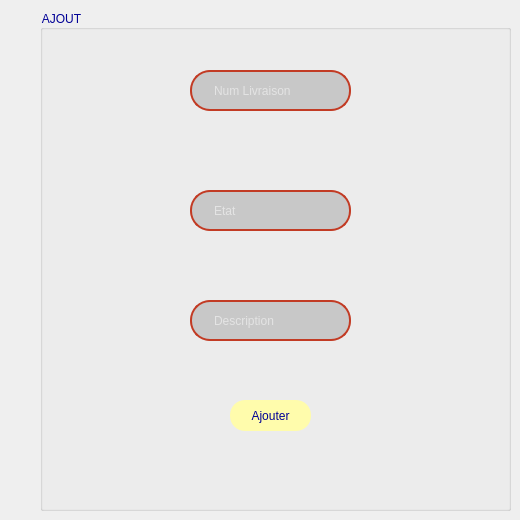
      <widget class="QWidget" name="tab_ajouter">
       <attribute name="icon">
        <iconset>
         <normaloff>../../add.png</normaloff>../../add.png</iconset>
       </attribute>
       <attribute name="title">
        <string>AJOUTER</string>
       </attribute>
       <widget class="QGroupBox" name="ajout">
        <property name="geometry">
         <rect>
          <x>40</x>
          <y>10</y>
          <width>471</width>
          <height>501</height>
         </rect>
        </property>
        <property name="styleSheet">
         <string notr="true">color: rgb(0, 0, 150);
font: 87 6pt &quot;Arial Black&quot;;
</string>
        </property>
        <property name="title">
         <string>AJOUT</string>
        </property>
        <widget class="QLineEdit" name="line_idLiv">
         <property name="geometry">
          <rect>
           <x>150</x>
           <y>60</y>
           <width>161</width>
           <height>41</height>
          </rect>
         </property>
         <property name="styleSheet">
          <string notr="true">QLineEdit
{
border:2px solid rgb(194, 59, 36);
border-radius:20px;
color:#FFF;
padding-left :20px;
padding-right :20px;
background-color:rgb(200, 200, 200);

}
QLineEdit:hover
{
border: 2px solid rgb(0,0,0);
background-color:rgb(115, 115, 115) ;

}
QLineEdit:focus
{
border:2px solid rgb(0, 0,0);
	background-color: rgb(121,121,121);
}</string>
         </property>
         <property name="text">
          <string/>
         </property>
         <property name="placeholderText">
          <string>Num Livraison</string>
         </property>
        </widget>
        <widget class="QLineEdit" name="line_descLiv">
         <property name="geometry">
          <rect>
           <x>150</x>
           <y>290</y>
           <width>161</width>
           <height>41</height>
          </rect>
         </property>
         <property name="styleSheet">
          <string notr="true">QLineEdit
{
border:2px solid rgb(194, 59, 36);
border-radius:20px;
color:#FFF;
padding-left :20px;
padding-right :20px;
background-color:rgb(200, 200, 200);

}
QLineEdit:hover
{
border: 2px solid rgb(0,0,0);
background-color:rgb(115, 115, 115) ;

}
QLineEdit:focus
{
border:2px solid rgb(0, 0,0);
	background-color: rgb(121,121,121);
}</string>
         </property>
         <property name="text">
          <string/>
         </property>
         <property name="placeholderText">
          <string>Description </string>
         </property>
        </widget>
        <widget class="QPushButton" name="ajouterLiv">
         <property name="geometry">
          <rect>
           <x>190</x>
           <y>390</y>
           <width>81</width>
           <height>31</height>
          </rect>
         </property>
         <property name="styleSheet">
          <string notr="true">QPushButton
{
background-color:rgb(255, 252, 172);
border-radius:15px;}
QPushButton:hover
{
color:#333;
background:#49ebff;
background:rgb(200, 200, 200);
}</string>
         </property>
         <property name="text">
          <string>Ajouter</string>
         </property>
        </widget>
        <widget class="QLineEdit" name="lineEdit_etatLiv">
         <property name="geometry">
          <rect>
           <x>150</x>
           <y>180</y>
           <width>161</width>
           <height>41</height>
          </rect>
         </property>
         <property name="styleSheet">
          <string notr="true">QLineEdit
{
border:2px solid rgb(194, 59, 36);
border-radius:20px;
color:#FFF;
padding-left :20px;
padding-right :20px;
background-color:rgb(200, 200, 200);

}
QLineEdit:hover
{
border: 2px solid rgb(0,0,0);
background-color:rgb(115, 115, 115) ;

}
QLineEdit:focus
{
border:2px solid rgb(0, 0,0);
	background-color: rgb(121,121,121);
}</string>
         </property>
         <property name="text">
          <string/>
         </property>
         <property name="placeholderText">
          <string>Etat</string>
         </property>
        </widget>
       </widget>
      </widget>
